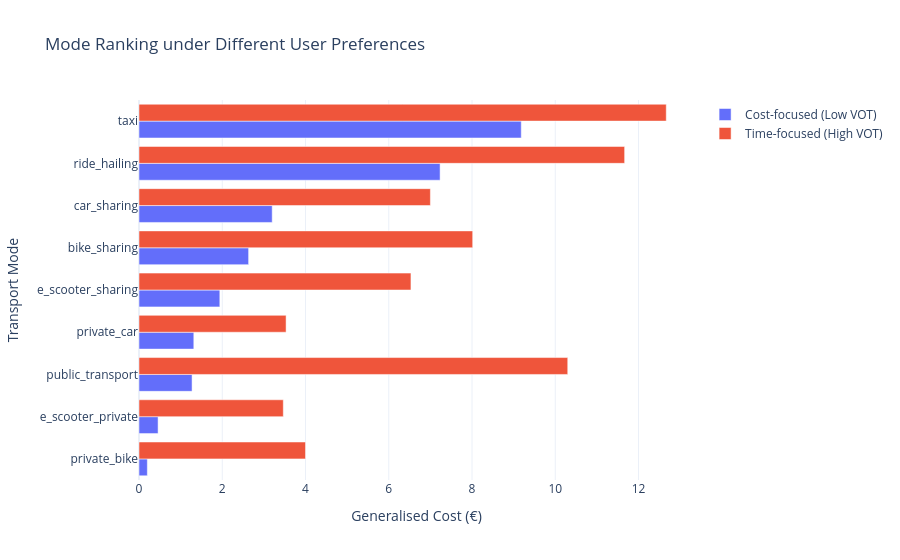

The notebook cell saved with this chart:
### Code cell
import plotly.graph_objects as go

fig = go.Figure()

fig.add_trace(go.Bar(
    y=df_low["mode"],
    x=df_low["GC_lowVOT"],
    name="Cost-focused (Low VOT)",
    orientation='h'
))

fig.add_trace(go.Bar(
    y=df_high["mode"],
    x=df_high["GC_highVOT"],
    name="Time-focused (High VOT)",
    orientation='h'
))

fig.update_layout(
    barmode='group',
    title="Mode Ranking under Different User Preferences",
    xaxis_title="Generalised Cost (€)",
    yaxis_title="Transport Mode",
    template="plotly_white"
)

fig.show()

### Figure 1 — Plotly figure (JSON) as saved in the notebook; plotly's stock layout.template omitted (floating-point values rounded to 4 significant figures)
{"data": [{"name": "Cost-focused (Low VOT)", "orientation": "h", "type": "bar", "x": [0.2, 0.4583, 1.275, 1.317, 1.942, 2.633, 3.2, 7.233, 9.183], "y": ["private_bike", "e_scooter_private", "public_transport", "private_car", "e_scooter_sharing", "bike_sharing", "car_sharing", "ride_hailing", "taxi"]}, {"name": "Time-focused (High VOT)", "orientation": "h", "type": "bar", "x": [3.467, 3.533, 4.0, 6.533, 7.0, 8.017, 10.3, 11.67, 12.67], "y": ["e_scooter_private", "private_car", "private_bike", "e_scooter_sharing", "car_sharing", "bike_sharing", "public_transport", "ride_hailing", "taxi"]}], "layout": {"barmode": "group", "title": {"text": "Mode Ranking under Different User Preferences"}, "xaxis": {"title": {"text": "Generalised Cost (€)"}}, "yaxis": {"title": {"text": "Transport Mode"}}}}
